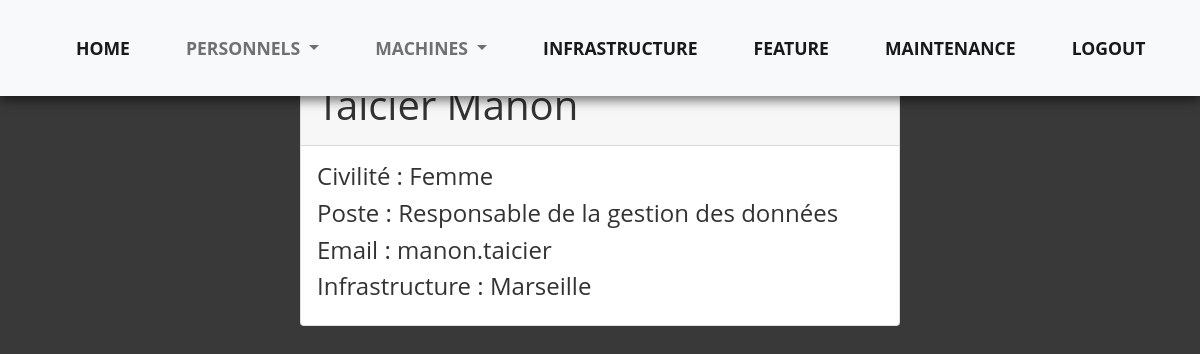
The app's page /computerApp/personnel/7 (signed in) with its own data.
### computerApp/models.py (models this page shows)
class Personnel(models.Model):
    Poste = (
        ('Ingénieur en sécurité informatique', 'Ingénieur en sécurité informatique'),
        ('Administrateur système', 'Administrateur système'),
        ('Administrateur réseau', 'Administrateur réseau'),
        ('Technicien support informatique', 'Technicien support informatique'),
        ("Analyste en systèmes d'information", "Analyste en systèmes d'information"),
        ("Développeur d'applications", "Développeur d'applications"),
        ('Responsable de la gestion des données', 'Responsable de la gestion des données'),
    )
    Infrastructure = (
        ('Poitiers', 'Poitiers'),
        ('Marseille', 'Marseille'),
        ('Châtellerault', 'Châtellerault'),
    )
    Civilite = (
        ('Homme',('Homme')),
        ('Femme',('Femme')),
        ('Indéfini',('Indéfini')),
    )
    id = models.AutoField(primary_key=True, editable=False)
    civilite = models.CharField(max_length = 32, choices=Civilite,default='Indéfini')
    prenom = models.CharField(max_length=200)
    nom = models.CharField(max_length=200)
    email = models.CharField(max_length=50,validators=[EmailValidator(message="Veuillez entrer une adresse email valide.")])
    poste = models.CharField(max_length = 40, choices=Poste,default='Employer')
    infrastructure = models.CharField(max_length = 60,choices=Infrastructure, default='Marseille')

### computerApp/views.py (the view)
# urls.py: path('personnel/<pk>' ,views.personnel_detail_view ,name='personnel-detail'),
@login_required
def personnel_detail_view(request,pk):
    personnel = get_object_or_404(Personnel,id=pk)
    context = {"personnel":personnel}
    return render(request,'computerApp/personnel_detail.html',context)

### computerApp/templates/computerApp/personnel_detail.html
{% extends "index.html" %}
{% load static %}
{% block content%}
<link rel="stylesheet" type="text/css" href="{% static 'style_personnel_detail.css' %}">
<body style='background-color: #393939 ;'>
<div style="margin-top:6%">
  <div class="container">
    <div class="card mx-auto mt-5 taille">
      <div class="card-header">
        <h1>{{personnel.prenom}} {{personnel.nom}}</h1>
      </div>
      <div class="card-body">
        <h4>Civilité : {{personnel.civilite}}</h4>
        <h4>Poste : {{personnel.poste}}</h4>
        <h4>Email : {{personnel.email}}</h4>
        <h4>Infrastructure : {{personnel.infrastructure}}</h4>
      </div>
    </div>
  </div>
</div>
</body>
{% endblock %}

### computerApp/static/styles.css (style rules this page uses)
* { margin: 0; padding: 0; box-sizing: border-box; }
body { font-family: 'Open Sans', sans-serif; font-size: 16px; line-height: 1.5; color: #333; background-color: #fff; }
.container { max-width: 1200px; margin-left: auto; margin-right: auto; padding-left: 15px; padding-right: 15px; }

### computerApp/static/style_personnel_detail.css (style rules this page uses)
.taille { max-width: 600px; }

### records on screen
Personnel: prenom "Taicier", nom "Manon", civilite "Femme", poste "Responsable de la gestion des données", email "manon.taicier", infrastructure "Marseille"
